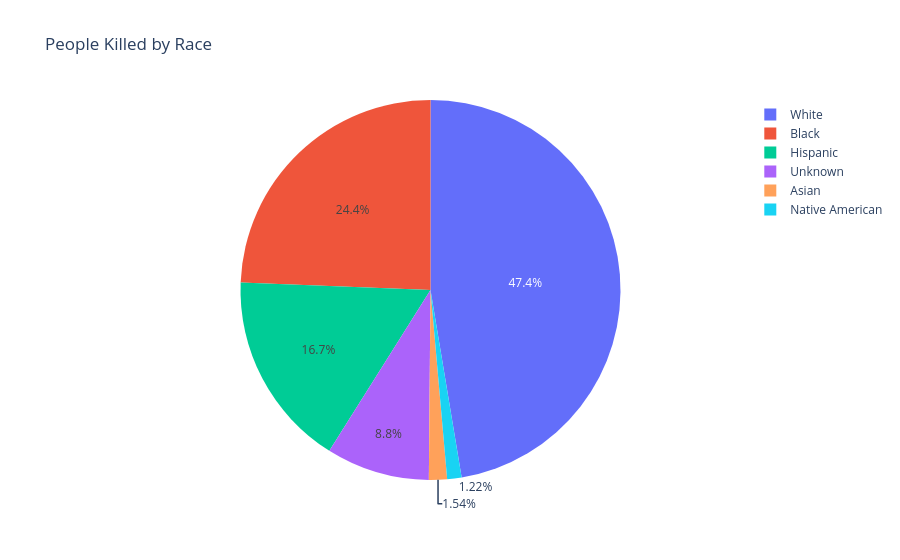

The notebook cell this image was saved under:
### Code cell
fig = px.pie(
    df_fatalities_by_race, 
    names="race", 
    values="count", 
    title="People Killed by Race",
)
fig.show()

### Figure 1 — Plotly figure (JSON) as saved in the notebook; plotly's stock layout.template omitted (floating-point values rounded to 4 significant figures)
{"data": [{"domain": {"x": [0, 1], "y": [0, 1]}, "hovertemplate": "race=%{label}<br>count=%{value}<extra></extra>", "labels": ["White", "Black", "Hispanic", "Unknown", "Asian", "Native American"], "legendgroup": "", "name": "", "showlegend": true, "type": "pie", "values": [1201, 618, 423, 223, 39, 31]}], "layout": {"legend": {"tracegroupgap": 0}, "title": {"text": "People Killed by Race"}}}
